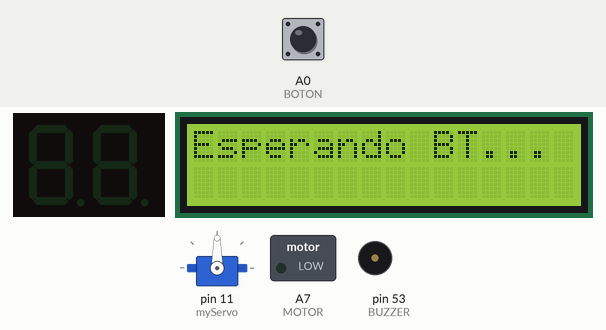
Simulated run of this program. Board: Arduino Mega 2560, built with avr-gcc and run on an emulated ATmega2560. Shown: 2-digit seven-segment display, 16×2 character LCD, servo, switched loads named in the program (green lamp = pin HIGH), buzzer (waves = sounding). Wiring (inferred from the names in the program): 2-digit 7-segment display, segments lit when HIGH: segments pin 2, pin 3, pin 4, pin 5, pin 6, pin 7, pin 8, pin 9; digit selects pin 12, pin 13. The inputs (shaded band) are chosen by the test bench; at power-on: A0 (BOTON) HIGH. Random numbers use the default seed unless the program sets one; the segment pins are drawn as the display they are named for; pins used as bus, display or sensor lines are not drawn; what the program prints to the serial monitor is not drawn.

Above: at 1.2 s.
1.3 s: A0 (BOTON) pulled LOW for 0.15 s
At 3.3 s:
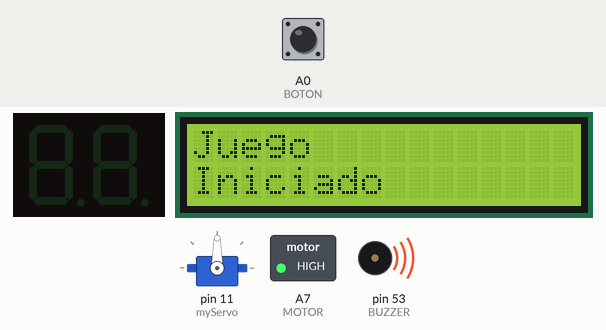
At 17.9 s:
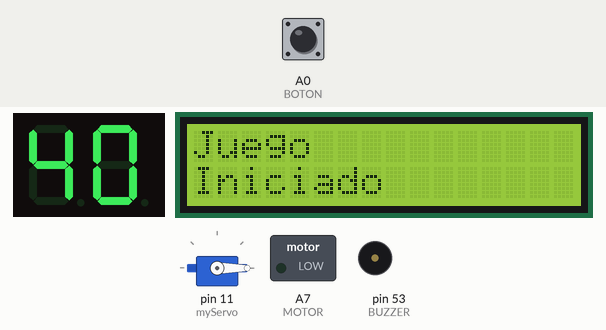
Timing chart, 0 to 19.4 s (numbered marks = the images above; inputs shaded):
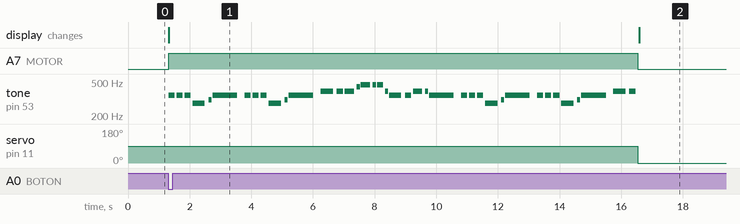

Measured:
- after the input at 1.3 s, A7 (MOTOR): LOW → HIGH at once, → LOW 15.2 s later; tone on pin 53 (BUZZER): plays 349 Hz for 0.20 s, 349 Hz for 0.20 s, 349 Hz for 0.20 s, 282 Hz for 0.40 s, 311 Hz for 0.10 s, 349 Hz for 0.80 s … (39 notes in this stretch), starting at once

The program:

main.cpp
```cpp
#include <Arduino.h>
#include <Servo.h>
#include <Wire.h>
#include <LiquidCrystal_I2C.h>
#include <SoftwareSerial.h>

// Configuración Bluetooth HC-06 (ZS-040)

SoftwareSerial BTSerial(10, 11);  // RX, TX (HC-06 usa 9600 baudios por defecto)
#define BOTON  A0     // Puedes usar cualquier pin digital/analógico disponible
bool botonPresionado = false;  // Estado previo del botón

// Pines de actuadores
#define BUZZER 53  // Pin del buzzer
#define MOTOR A7    // Pin del motor


// Display 7 segmentos (pines originales modificados para evitar conflictos)
const int segmentos[] = {2, 3, 4, 5, 6, 7, 8, 9};  // Segmentos a-g + punto
const int digito1 = 12;  // Primer dígito (antes 10, cambiado por Bluetooth)
const int digito2 = 13;  // Segundo dígito (antes 11, cambiado por Bluetooth)
const byte numeros[10] = {
  0b00111111,  // 0
  0b00000110,  // 1
  0b01011011,  // 2
  0b01001111,  // 3
  0b01100110,  // 4
  0b01101101,  // 5
  0b01111101,  // 6
  0b00000111,  // 7
  0b01111111,  // 8
  0b01101111   // 9
};

// Objetos globales
Servo myServo;  // Control del servo
LiquidCrystal_I2C lcd(0x27, 16, 2);  // LCD I2C (dirección 0x27, 16x2)

// Nombres a mostrar en LCD según número recibido (1-8)
const char* nombres[] = {
  "",
  "",         // 0 (no usado)
  "Juan",     // 2
  "Erick",    // 3
  "Omar",     // 4
  "Gustavo",  // 5
  "Nadia",    // 6
  "David",    // 7
  "Roberto",  // 8
  "Extra"     //
};


// Melodía original (notas y duraciones)
#define NOTE_SOL 392
#define NOTE_LA 440
#define NOTE_SI 466
#define NOTE_DO 523
#define NOTE_RE 282
#define NOTE_MI 311
#define NOTE_FA 349

int melody[] = {
  NOTE_FA, NOTE_FA, NOTE_FA, NOTE_RE, NOTE_MI, NOTE_FA,
  NOTE_FA, NOTE_FA, NOTE_FA, NOTE_RE, NOTE_MI, NOTE_FA,
  NOTE_SOL, NOTE_SOL, NOTE_SOL, NOTE_LA, NOTE_SI, NOTE_SI,
  NOTE_SI, NOTE_SOL, NOTE_FA, NOTE_FA, NOTE_SOL, NOTE_SOL, NOTE_FA
};

int noteDurations[] = {
  200, 200, 200, 400, 100, 800,
  200, 200, 200, 400, 100, 800,
  400, 200, 300, 100, 300, 100,
  200, 100, 400, 200, 300, 100, 800
};

// Configuración inicial
void setup() {
  Serial.begin(9600);          // Monitor serial
  BTSerial.begin(115200);        // Inicializar HC-06
  Serial.println("Sistema iniciado. Envie '1' para activar motor/buzzer.");
pinMode(BOTON, INPUT_PULLUP);  // Usamos resistencia interna, botón entre pin y GND

  // Inicializar LCD
  lcd.init();
  lcd.backlight();
  lcd.clear();
  lcd.setCursor(0, 0);
  lcd.print("Esperando BT...");

  // Configurar pines
  pinMode(BUZZER, OUTPUT);
  pinMode(MOTOR, OUTPUT);
  myServo.attach(11);  // Servo en pin 9 (evita conflictos)


  // Configurar display 7 segmentos
  for (int i = 0; i < 8; i++) pinMode(segmentos[i], OUTPUT);
  pinMode(digito1, OUTPUT);
  pinMode(digito2, OUTPUT);

  randomSeed(analogRead(0));  // Semilla para números aleatorios
}


// Función para tocar melodía (solo si está habilitado)
void playMelodyWhileMotorOn(int duration) {
  unsigned long startTime = millis();
  int i = 0;

  digitalWrite(MOTOR, HIGH);
  while (millis() - startTime < duration) {
    tone(BUZZER, melody[i], noteDurations[i]);
    delay(noteDurations[i] * 1.3);
    i = (i + 1) % 25;
  }
  digitalWrite(MOTOR, LOW);
  noTone(BUZZER);
}


// Funciones originales del display 7 segmentos (sin cambios)
void mostrarNumero(int num, int duracion) {
  int decenas = num / 10;
  int unidades = num % 10;
  unsigned long startTime = millis();

  while (millis() - startTime < duracion) {
    digitalWrite(digito1, LOW);
    digitalWrite(digito2, HIGH);
    for (int i = 0; i < 8; i++) digitalWrite(segmentos[i], bitRead(numeros[decenas], i));
    delay(15);

    digitalWrite(digito1, HIGH);
    digitalWrite(digito2, LOW);
    for (int i = 0; i < 8; i++) digitalWrite(segmentos[i], bitRead(numeros[unidades], i));
    delay(15);
  }
}

// Función original del servo y temporizador
void Grupo_Tiempo_Puertas() {
  myServo.write(0);  // Cerrar servo
  int grupos[] = {2, 4, 5};
  int grupo = grupos[random(0, 3)];
  mostrarNumero(grupo, 5000);

  for (int i = 10; i >= 0; i--) mostrarNumero(i, 1000);

  myServo.write(90);  // Abrir servo
  delay(10000);
  myServo.write(0);   // Volver a cerrar
}

void loop() {
  int estadoBoton = digitalRead(BOTON);

// Detecta si el botón fue presionado (flanco de bajada a subida)
if (estadoBoton == LOW && !botonPresionado) {
  botonPresionado = true;  // Marcar que fue presionado

  lcd.clear();
  lcd.setCursor(0, 0);
  lcd.print("Juego");
  lcd.setCursor(0, 1);
  lcd.print("Iniciado");
  Serial.println("Motor Encendido");

  int motorTime = random(10000, 20000);
  playMelodyWhileMotorOn(motorTime);
  Grupo_Tiempo_Puertas();  // Lógica original del servo
  delay(100);  // Pausa para estabilidad
}

// Se reinicia cuando se suelta el botón
if (estadoBoton == HIGH && botonPresionado) {
  botonPresionado = false;

  if (BTSerial.available()) {
    char dato = BTSerial.read();

  }

  if (Serial.available()) {
    char dato = Serial.read();

    Serial.print("Enviado: ");
    Serial.println(dato);


    // Mostrar nombre en LCD para cualquier número (0-8)
    if (dato >= '2' && dato <= '8') {
      int num = dato - '0';
      lcd.clear();
      lcd.setCursor(0, 0);
      lcd.print("Eliminado: ");
      lcd.print(num);
      lcd.setCursor(0, 1);
      lcd.print(nombres[num]);
    }

     if(dato == '1'){
      lcd.clear();
      lcd.setCursor(0, 0);
      lcd.print("Juego");
       lcd.setCursor(0, 1);
      lcd.print("Iniciado");
      Serial.println("Motor Encendido");
        int motorTime = random(10000, 20000);
       playMelodyWhileMotorOn(motorTime);

       Grupo_Tiempo_Puertas();  // Lógica original del servo
       delay(100);  // Pequeña pausa para estabilidad

    }
}


  }

}
```
